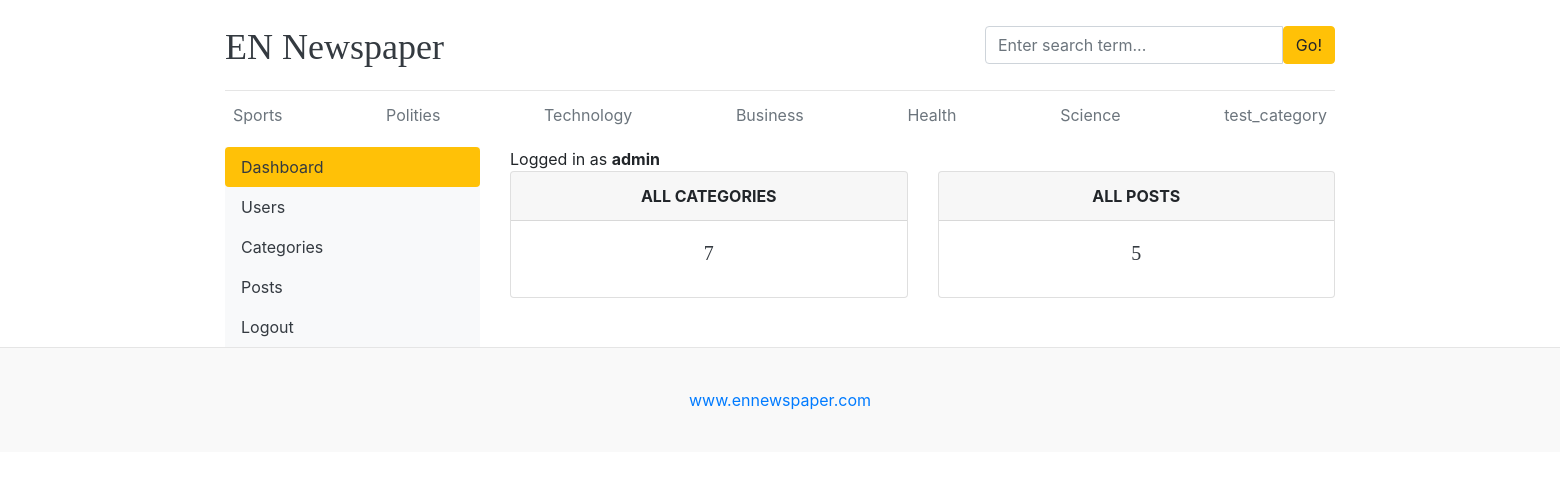
The page /dashboard/ (signed in) on the database its author committed.
### blogs/models.py (models this page shows, shortened)
class Category(models.Model):
    category_name = models.CharField(max_length=50, unique=True)
    created_at = models.DateTimeField(auto_now_add=True)
    updated_at = models.DateTimeField(auto_now=True)
    class Meta:
        verbose_name_plural = 'categories'

### dashboards/views.py (the view)
# urls.py: path('dashboard/', include('dashboards.urls')),
@login_required(login_url='login')
def dashboard(request):
    category_count = Category.objects.all().count()
    blogs_count = Blog.objects.all().count()
    context = {
        'category_count': category_count,
        'blogs_count': blogs_count,
    }
    return render(request, 'dashboard/dashboard.html', context)

### blogs/context_processors.py (called while the page is built)
def get_categories(request):
    categories = Category.objects.all()
    return dict(categories=categories)

def get_social_links(request):
    social_links = SocialLink.objects.all()
    return dict(social_links=social_links)

### templates/dashboard/dashboard.html
{% extends 'base.html' %}
{% block content %}
<div class="row">
    {% include 'dashboard/sidebar.html' %}
    <div class="col-md-9">
        <span>Logged in as <b>{{ user }}</b> </span>
        <div class="row">
            <div class="col">
                <div class="card border-default mb-3">
                    <div class="card-header text-center text-uppercase font-weight-bold">All Categories</div>
                    <div class="card-body text-dark">
                        <h5 class="card-title text-center">{{category_count}}</h5>
                    </div>
                </div>
            </div>
            <div class="col">
                <div class="card border-default mb-3">
                    <div class="card-header text-center text-uppercase font-weight-bold">All Posts</div>
                    <div class="card-body text-dark">
                        <h5 class="card-title text-center">{{blogs_count}}</h5>
                    </div>
                </div>
            </div>
        </div>
    </div>
</div>
{% endblock %}

### templates/base.html (shortened to what this page needs)
{% load static %}
<!DOCTYPE html>
<html lang="en">
<head>
    <link href="https://getbootstrap.com/docs/4.0/dist/css/bootstrap.min.css" rel="stylesheet">
    <link rel="stylesheet" href="https://cdnjs.cloudflare.com/ajax/libs/font-awesome/4.7.0/css/font-awesome.min.css">
    <link href="{% static 'css/blog.css' %}" rel="stylesheet">
</head>
<body>
    <div class="container">
        <header class="blog-header py-3">
            <div class="row flex-nowrap justify-content-between align-items-center">
                <div class="col-8 pt-1">
                    <a class="blog-header-logo text-dark" href="/">EN Newspaper</a>
                </div>
                <div class="col-4">
                    <form action="{% url 'search' %}" method="GET">
                        <div class="input-group">
                            <input class="form-control" name="keyword" value="{{keyword}}" type="text" placeholder="Enter search term..."
                                aria-label="Enter search term..." aria-describedby="button-search" />
                            <button class="btn btn-warning" type="submit" id="button-search" type="button">Go!</button>
                        </div>
                    </form>
                </div>
                <div class="col-4 d-flex justify-content-end align-items-center">
                </div>
            </div>
        </header>
        <div class="nav-scroller py-1 mb-2">
            <nav class="nav d-flex justify-content-between">
                {% for cat in categories %}
                <a class="p-2 text-muted" href="{% url 'posts_by_category' cat.id %}">{{ cat.category_name }}</a>
                {% endfor %}
            </nav>
        </div>
        {% block content %}
        {% endblock %}
    </div>
    <footer class="blog-footer">
        <p><a href="#">www.ennewspaper.com</a></p>
    </footer>
</body>
</html>

### blog_main/static/css/blog.css (style rules this page uses)
.blog-header { border-bottom: 1px solid #e5e5e5; }
.blog-header-logo { font-family: "Playfair Display", Georgia, "Times New Roman", serif; font-size: 2.25rem; }
h1, h2, h3, h4, h5, h6 { font-family: "Playfair Display", Georgia, "Times New Roman", serif; }
.blog-footer { padding: 2.5rem 0; color: #727272; text-align: center; background-color: #f9f9f9; border-top: .05rem solid #e5e5e5; }
.blog-footer p:last-child { margin-bottom: 0; }

### rows shown on the page
Category: category_name "Sports"
Category: category_name "Polities"
Category: category_name "Technology"
Category: category_name "Business"
Category: category_name "Health"
Category: category_name "Science"
Category: category_name "test_category"

### other values the page prints
{{ user }} "admin"
{{ category_count }} "7"
{{ blogs_count }} "5"
